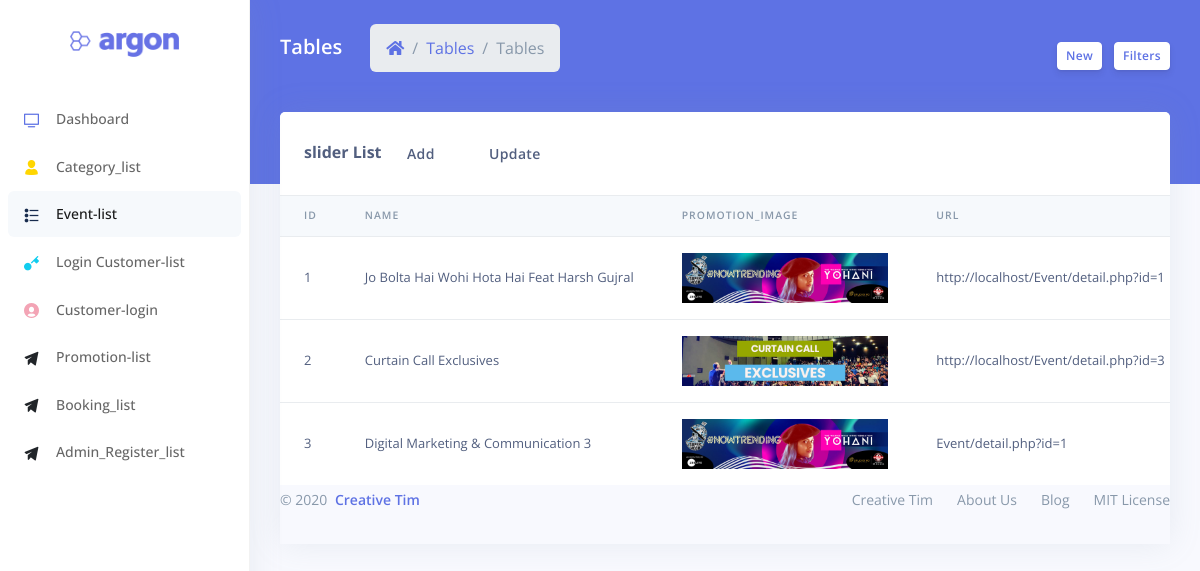
The page /admin/promotion-list.php (signed in) on the database as committed earlier.
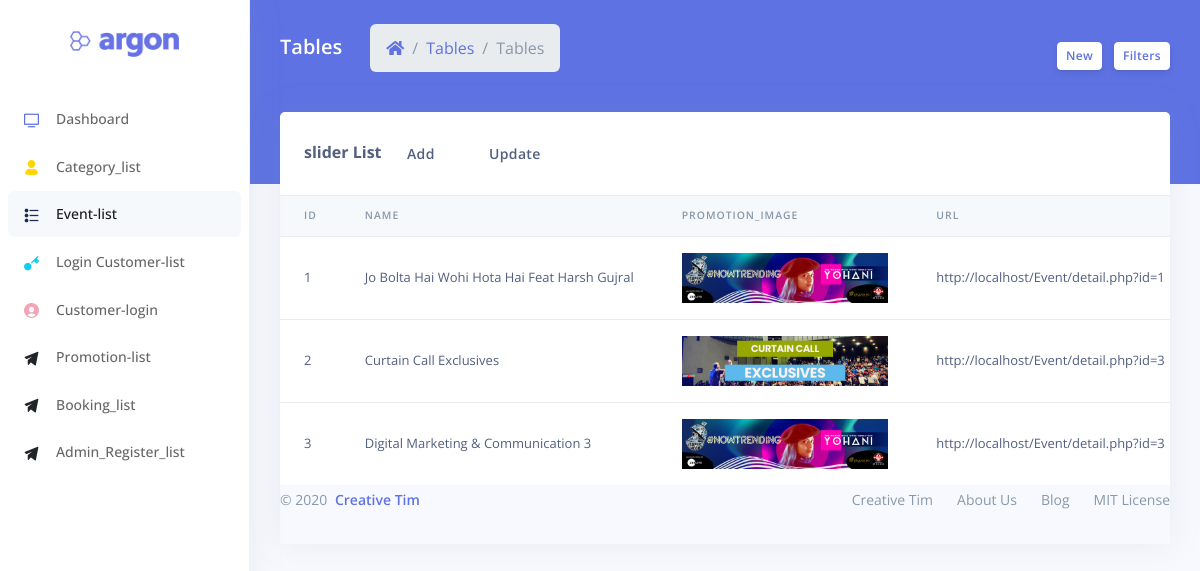
The same page on the database as committed later.
### tables this page shows
CREATE TABLE `promotion` (
  `id` int(11) NOT NULL,
  `name` varchar(100) NOT NULL,
  `image` varchar(100) NOT NULL,
  `url` varchar(100) NOT NULL
);

### admin/promotion-list.php (the view, shortened to what this page needs)
<?php
	include 'config/config.php';
	$sql="select * from promotion";
	$result=mysqli_query($conn,$sql);
?>
<!DOCTYPE html>
<html>
<head>
  <?php include 'includes/head.php';?>
</head>
<body>
		<?php include 'includes/sidenavebar.php';?>
  <div class="main-content" id="panel">
    <?php include 'includes/header.php';?>
    <div class="container-fluid mt--6">
      <div class="row">
        <div class="col">
          <div class="card">
            <div class="card-header border-0">
              <b class="mb-0">slider List</b>
			  <a href="promotion.php" class="btn btn-Danger">Add</a>
					<a  class="btn btn-Danger">Update</a>
            </div>
            <div class="table-responsive">
              <table class="table align-items-center table-flush">
                <thead class="thead-light">
                  <tr>
                    <th scope="col" class="sort" data-sort="name">Id</th>
                    <th scope="col" class="sort" data-sort="budget">Name</th>
					<th scope="col" class="sort" data-sort="createddate">promotion_Image</th>
					<th scope="col" class="sort" data-sort="status">URL</th>
                  </tr>
                </thead>
                <tbody class="list">
					  <?php
							while($catch=mysqli_fetch_array($result)){
					?>
				<tr>
					<td><?php echo $catch['id'];?></td>
					<td><?php echo $catch['name'];?></td>
					<td><img src="<?php echo 'image/promotion/'.$catch['image'] ?>" style="height:50px;"></td>
					<td><?php echo $catch['url']?></td>
				</tr>
				<?php
							}
				  ?>
                </tbody>
              </table>
            </div>
		<?php include 'includes/footer.php';?>
</body>
</html>

### admin/includes/head.php (shortened to what this page needs)
<link rel="stylesheet" href="css/nucleo.css" type="text/css">
<link rel="stylesheet" href="css/all.min.css" type="text/css">
<link rel="stylesheet" href="css/argon.css?v=1.2.0" type="text/css">
<link rel="stylesheet" href="css/style.css?v=1.2.0" type="text/css">

### admin/includes/sidenavebar.php
<nav class="sidenav navbar navbar-vertical  fixed-left  navbar-expand-xs navbar-light bg-white" id="sidenav-main">
    <div class="scrollbar-inner">
      <div class="sidenav-header  align-items-center">
        <a class="navbar-brand" href="javascript:void(0)">
          <img src="image/blue.png" class="navbar-brand-img" alt="...">
        </a>
      </div>
      <div class="navbar-inner">
        <div class="collapse navbar-collapse" id="sidenav-collapse-main">
          <ul class="navbar-nav">
            <li class="nav-item">
              <a class="nav-link" href="dashboard.php">
                <i class="ni ni-tv-2 text-primary"></i>
                <span class="nav-link-text">Dashboard</span>
              </a>
            </li>
            <li class="nav-item">
              <a class="nav-link" href="category-list.php">
                <i class="ni ni-single-02 text-yellow"></i>
                <span class="nav-link-text">Category_list</span>
              </a>
            </li>
            <li class="nav-item">
              <a class="nav-link active" href="event-list.php">
                <i class="ni ni-bullet-list-67 text-default"></i>
                <span class="nav-link-text">Event-list</span>
              </a>
            </li>
            <li class="nav-item">
              <a class="nav-link" href="customer-login_list.php">
                <i class="ni ni-key-25 text-info"></i>
                <span class="nav-link-text">Login Customer-list</span>
              </a>
            </li>
            <li class="nav-item">
              <a class="nav-link" href="customer-login_list.php">
                <i class="ni ni-circle-08 text-pink"></i>
                <span class="nav-link-text">Customer-login</span>
              </a>
            </li>
            <li class="nav-item">
              <a class="nav-link" href="promotion-list.php">
                <i class="ni ni-send text-dark"></i>
                <span class="nav-link-text">Promotion-list</span>
              </a>
            </li>
			 <li class="nav-item">
              <a class="nav-link" href="booking-list.php">
                <i class="ni ni-send text-dark"></i>
                <span class="nav-link-text">Booking_list</span>
              </a>
            </li>
			<li class="nav-item">
              <a class="nav-link" href="admin-register-list.php">
                <i class="ni ni-send text-dark"></i>
                <span class="nav-link-text">Admin_Register_list</span>
              </a>
            </li>
          </ul>
        </div>
      </div>
    </div>
  </nav>

### admin/includes/header.php
<div class="header bg-primary pb-6">
     <div class="container-fluid">
       <div class="header-body">
         <div class="row align-items-center py-4">
           <div class="col-lg-6 col-7">
             <h6 class="h2 text-white d-inline-block mb-0">Tables</h6>
             <nav aria-label="breadcrumb" class="d-none d-md-inline-block ml-md-4">
               <ol class="breadcrumb breadcrumb-links breadcrumb-dark">
                 <li class="breadcrumb-item"><a href="#"><i class="fas fa-home"></i></a></li>
                 <li class="breadcrumb-item"><a href="#">Tables</a></li>
                 <li class="breadcrumb-item active" aria-current="page">Tables</li>
               </ol>
             </nav>
           </div>
           <div class="col-lg-6 col-5 text-right">
             <a href="register.php" class="btn btn-sm btn-neutral">New</a>
		  <a href="#" class="btn btn-sm btn-neutral">Filters</a>
           </div>
         </div>
       </div>
     </div>
   </div>

### admin/includes/footer.php
<footer class="footer pt-0">
       <div class="row align-items-center justify-content-lg-between">
         <div class="col-lg-6">
           <div class="copyright text-center  text-lg-left  text-muted">
             &copy; 2020 <a href="https://www.creative-tim.com" class="font-weight-bold ml-1" target="_blank">Creative Tim</a>
           </div>
         </div>
         <div class="col-lg-6">
           <ul class="nav nav-footer justify-content-center justify-content-lg-end">
             <li class="nav-item">
               <a href="https://www.creative-tim.com" class="nav-link" target="_blank">Creative Tim</a>
             </li>
             <li class="nav-item">
               <a href="https://www.creative-tim.com/presentation" class="nav-link" target="_blank">About Us</a>
             </li>
             <li class="nav-item">
               <a href="http://blog.creative-tim.com" class="nav-link" target="_blank">Blog</a>
             </li>
             <li class="nav-item">
               <a href="https://github.com/creativetimofficial/argon-dashboard/blob/master/LICENSE.md" class="nav-link" target="_blank">MIT License</a>
             </li>
           </ul>
         </div>
       </div>
     </footer>

### admin/css/nucleo.css (style rules this page uses)
.ni { display: inline-block; font: normal normal normal 14px/1 NucleoIcons; font-size: inherit; text-rendering: auto; -webkit-font-smoothing: antialiased; -moz-osx-font-smoothing: grayscale; }
.ni-bullet-list-67::before { content: "\ea1a"; }
.ni-circle-08::before { content: "\ea27"; }
.ni-key-25::before { content: "\ea3b"; }
.ni-send::before { content: "\ea4b"; }
.ni-single-02::before { content: "\ea4e"; }
.ni-tv-2::before { content: "\ea59"; }

Rows that differ between the two databases and show on the page:
changed promotion "Digital Marketing & Communication 3": url "Event/detail.php?id=1" → "http://localhost/Event/detail.php?id=3"
